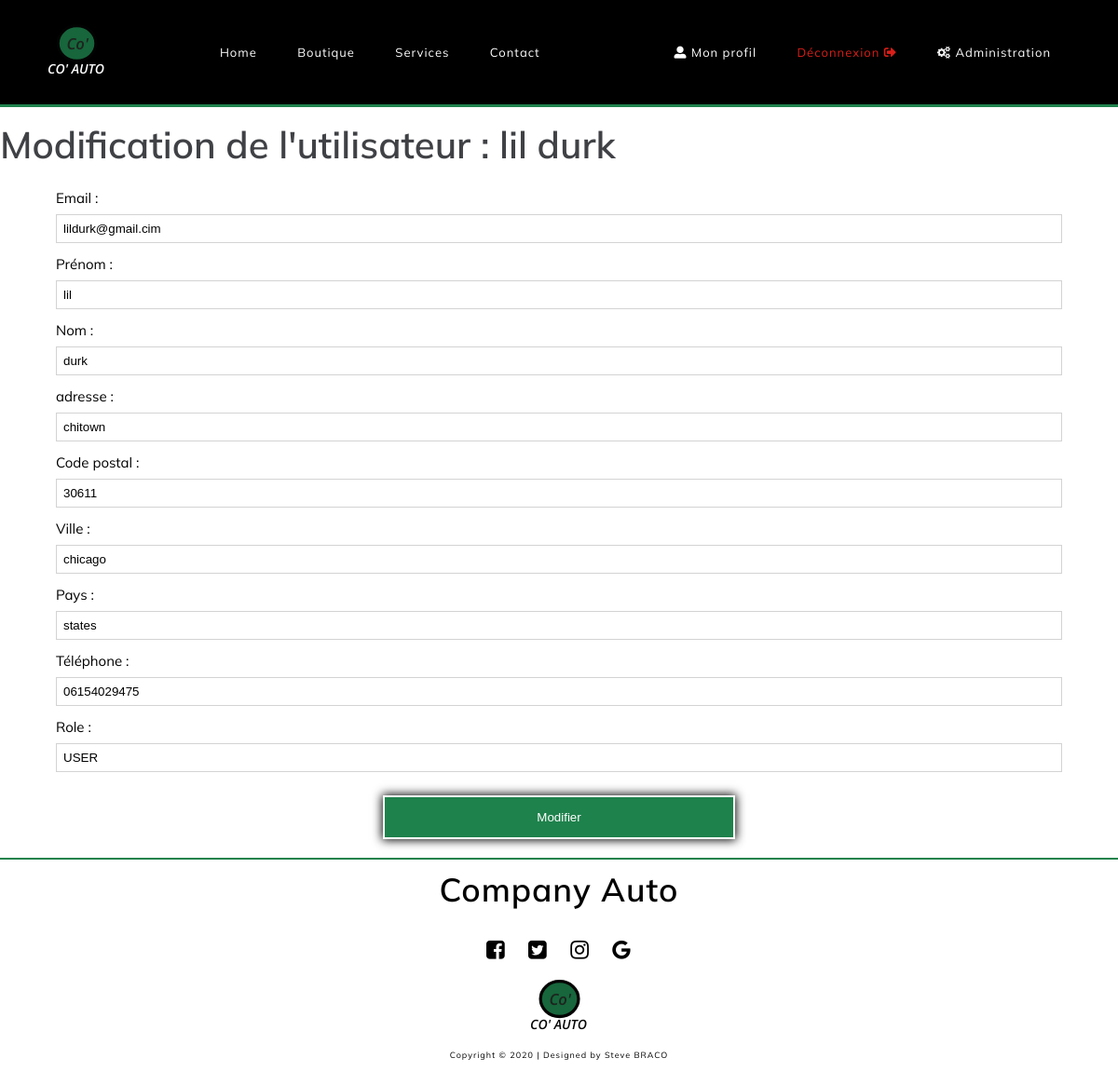
Page /admin/edituser/80 (signed in) on the committed database.
### tables this page shows
CREATE TABLE `users` (
  `id` int(255) NOT NULL,
  `email` varchar(255) NOT NULL,
  `password` varchar(255) NOT NULL,
  `firstname` varchar(255) NOT NULL,
  `lastname` varchar(255) NOT NULL,
  `address` varchar(255) NOT NULL,
  `zipcode` varchar(5) NOT NULL,
  `city` varchar(255) NOT NULL,
  `country` varchar(100) NOT NULL,
  `phone` varchar(15) NOT NULL,
  `creationtime` timestamp NOT NULL DEFAULT CURRENT_TIMESTAMP,
  `role` varchar(10) NOT NULL
);

### app/libraries/Core.php (called while the page is built, shortened)
<?php
	class Core {
		protected $currentMethod = 'index';
		public function __construct(){
			$url = $this->getUrl();
			if(isset($url)){
			if(file_exists('../app/controllers/' . ucwords($url[0]). '.php')){
				unset($url[0]);
			}
		}
			$this->currentController = new $this->currentController;
			if(isset($url[1])){
				if(method_exists($this->currentController, $url[1])){
					$this->currentMethod = $url[1];
					unset($url[1]);
				}
			}
			$this->params = $url ? array_values($url) : [];
			call_user_func_array([$this->currentController, $this->currentMethod], $this->params);
		}
		public function getUrl(){
			if(isset($_GET['url'])){
				$url = rtrim($_GET['url'], '/');
				$url = filter_var($url, FILTER_SANITIZE_URL);
				$url = explode('/', $url);
				return $url;
			}
		}
	}
  ?>

### public/index.php (called while the page is built, shortened)
<?php
	$init = new Core();
 ?>

### app/libraries/Database.php (called while the page is built, shortened)
<?php
	class Database {
		private $host = DB_HOST;
		private $user = DB_USER;
		private $pass = DB_PASS;
		private $dbname = DB_NAME;
		private $charset = DB_CHAR;
		private $pdo;
		public function __construct(){
			$db = 'mysql: host='. $this->host .';dbname=' . $this->dbname . ';charset=' .$this->charset;
			$options = array(
				PDO::ATTR_PERSISTENT => true,
				PDO::ATTR_ERRMODE => PDO::ERRMODE_EXCEPTION,
				PDO::ATTR_EMULATE_PREPARES => false
			);
			try{
				$this->pdo = new PDO($db, $this->user, $this->pass, $options);
			} catch(PDOException $e){
				$this->error = $e->getMessage();
				echo $this->error;
			}
		}
		public function queryOne($sql, array $params = array())
          {
                 $query = $this->pdo->prepare($sql);
                 $query->execute($params);
                 return $query->fetch(PDO::FETCH_ASSOC);
          }
	}
 ?>

### app/models/AdminModels.php (called while the page is built, shortened)
<?php
class AdminModels
{
    public function profilUser($getid)
    {
        $database = new Database();
        return $database->queryOne('SELECT id, email, password, firstname, lastname, address, zipcode, city, country, phone, creationtime, role FROM users WHERE id = ?', [$getid]);
    }
}

### app/views/admin/edituser.phtml (the view, shortened to what this page needs)
<?php require APPROOT . '/views/inc/header.phtml'; ?>
<main class="max-container">
    <h2>Modification de l'utilisateur : <?= $editprofil['firstname'] ?> <?= $editprofil['lastname'] ?></h2>
    <form action="<?= URLROOT ?>/admin/edituser/<?= intval($editprofil['id']) ?>" method="POST" class="flex contact">
        <label for="email">Email :</label>
        <input type="email" name="email" id="email" value="<?= htmlspecialchars($editprofil['email']) ?>">
        <label for="firstname">Prénom :</label>
        <input type="text" name="firstname" id="firstname" value="<?= htmlspecialchars($editprofil['firstname']) ?>">
        <label for="lastname">Nom :</label>
        <input type="text" name="lastname" id="lastname" value="<?= htmlspecialchars($editprofil['lastname']) ?>">
        <label for="address">adresse :</label>
        <input type="text" name="address" id="address" value="<?= htmlspecialchars($editprofil['address']) ?>">
        <label for="zipcode">Code postal :</label>
        <input type="text" name="zipcode" id="zipcode" value="<?= htmlspecialchars($editprofil['zipcode']) ?>">
        <label for="city">Ville :</label>
        <input type="text" name="city" id="city" value="<?= htmlspecialchars($editprofil['city']) ?>">
        <label for="country">Pays :</label>
        <input type="text" name="country" id="country" value="<?= htmlspecialchars($editprofil['country']) ?>">
        <label for="phone">Téléphone :</label>
        <input type="number" name="phone" id="phone" value="<?= htmlspecialchars($editprofil['phone']) ?>">
        <label for="role">Role :</label>
        <input type="text" name="role" id="role" value="<?= htmlspecialchars($editprofil['role']) ?>">
        <input type="submit" value="Modifier" class="confirmationsubmit">
    </form>
</main>
<?php require APPROOT . '/views/inc/footer.phtml'; ?>

### public/css/style.css (style rules this page uses)
html,body,div,span,applet,object,iframe,h1,h2,h3,h4,h5,h6,p,blockquote,pre,a, abbr,acronym,address,big,cite,code,del,dfn,em,img,ins,kbd,q,s,samp,small,strike, strong,sub,sup,tt,var,b,u,i,center,dl,dt,dd,ol,ul,li,fieldset,form,label,legend, table,caption,tbody,tfoot,thead,tr,th,td,article,aside,canvas,details,embed,figure, figcaption,footer,header,hgroup,menu,nav,output,ruby,section,summary,time,mark,audio,video { margin: 0; padding: 0; border: 0; font-size: 100%; font: inherit; vertical-align: baseline; }
body { line-height: 1; }
html { box-sizing: border-box; font-size: 62.5%; scroll-behavior: smooth; }
*,*::before,*,::after { box-sizing: inherit; }
:root { --primary-color: rgba(30, 130, 76, 1); --secondary-color: rgba(0, 0, 0, 1); --white: rgba(255, 255, 255, 1); --grey: rgba(211, 211, 211, 1); --red: rgba(217, 30, 24, 1); --darkgrey: rgba(63, 65, 69, 1); --lightgrey: rgba(236, 240, 241, 1); --flash-success : rgba(223, 241, 216, 1); --bg-flash: rgba(69, 124, 72, 1); --opacity-black: rgba(0, 0, 0, 0.5); }
h1, header nav a, .banner h2, .bg-main section .icon-square, .banner, .banner p, form input, form textarea, a.create-register, input::placeholder,textarea::placeholder, label, .login h3, .add-login a, .register, .message-alert.sucess p, .message-alert.warning p, .message-alert li, thead tr, .nbItemsBasket, .icon-square:hover, #validate, .bg-main section p, .topnav a, .contactus table tr td a, .contactus .banner .fa,.contactus .banner .fa:hover, .icon-square-black { color: var(--white); }
.product:hover figure, #show-slide figure figcaption, .contact input:not(.confirmationsubmit), .contact textarea { background-color: var(--white); }
.social i.fa, a.prestation .fa-chevron-right, .fa-shopping-cart, body, .card, footer, .addarticle input, .addarticle textarea, .addarticle label, #totalP, #show-details, #show-slide figure figcaption, a.prestation, .contact label, .contact input:not(.confirmationsubmit), .contact textarea { color: var(--secondary-color); }
.banner, input[type="submit"], .sucess, thead tr, header nav a:hover, #show-details:hover, #show-details, a.cart, #validate, .add-login, .icon-square-green:hover { background-color: var(--primary-color); }
h2, .title-h3, .product figure .description, .product figcaption, #price { color: var(--darkgrey); }
main, .login div, #info-presta ul { margin-top: 2rem; }
body { font-family: 'Mulish', sans-serif; background: var(--white); font-size: 1.5rem; font-weight: 400; }
.flex { display: -webkit-box; display: flex; -webkit-box-orient: horizontal; -webkit-box-direction: normal; -ms-flex-direction: row; flex-direction: row; -ms-flex-wrap: wrap; flex-wrap: wrap; }
h2, h3, section.infos figure img, #show-slide figure figcaption, .product figure, .product figure img, .list-details, #price-basket, .question-reponse, iframe, table.content-table, #show-details { width: 100%; }
.max-container { max-width: 1200px; }
.formulaire, .contact, .bg-main, footer address, .max-container { margin: 0 auto; }
h2 { font-size: 4rem; margin: 2rem auto; max-width: 1200px; }
h2, h3, h4 { font-weight: 600; }
.contact { width: 90%; }
.contact label { margin: 1rem 0; }
.contact input:not(.confirmationsubmit), .contact textarea { border: var(--grey) 1px solid; }
form.flex { -webkit-box-orient: vertical; -webkit-box-direction: normal; -ms-flex-direction: column; flex-direction: column; }
form input, form textarea { margin-bottom: 0.5rem; padding: 0.7rem; border: none; background: rgba(63, 63, 63, 0.1); border-bottom: var(--white) solid 1px; outline: none; }
input[type="submit"] { width: 35%; margin: 2rem auto; cursor: pointer; border: none; padding: 1.4rem; border: 2px solid var(--white); }
input[type="submit"], a.create-register { -webkit-transition: background-color 1s ease-in-out; -o-transition: background-color 1s ease-in-out; transition: background-color 1s ease-in-out; -webkit-box-shadow: 0 0 10px 1px var(--secondary-color); box-shadow: 0 0 10px 1px var(--secondary-color); -webkit-appearance: none; -moz-appearance: none; appearance: none; }
input::placeholder,textarea::placeholder { letter-spacing: 0.2rem; }
label { text-align: left; }

### rows in the picture
users: firstname "lil", lastname "durk", email "lildurk@gmail.cim", address "chitown", zipcode "30611", city "chicago", country "states", phone "06154029475", role "USER"
